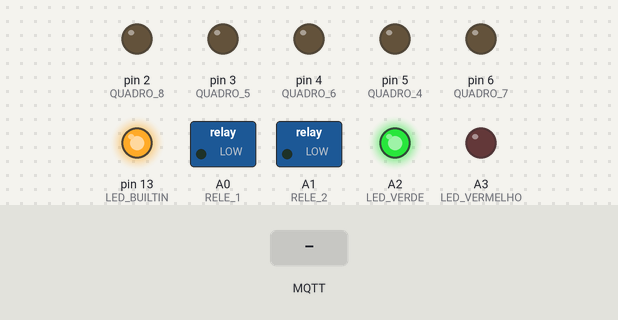
Bench run of a sketch on a simulated Arduino Uno, built with avr-gcc and run on an emulated ATmega328P. Parts: switched loads named in the sketch (green lamp = pin HIGH), output pins drawn as LEDs (lit = HIGH). Dashed ring = blinking. The inputs (shaded band) are chosen by the test bench. WiFi joins after 1.5 s; servers stay silent unless stated; no MQTT or app messages arrive unless stated; what the sketch prints to the serial monitor is not drawn.

Above: at 2.7 s.
2.8 s: MQTT message "4" arrives on the first subscribed topic
At 4.2 s:
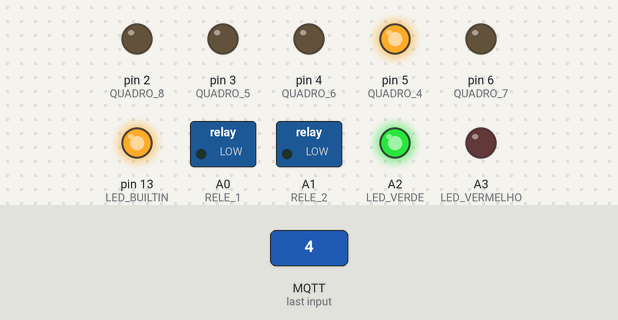
4.5 s: MQTT message "f" arrives on the first subscribed topic
At 6.7 s:
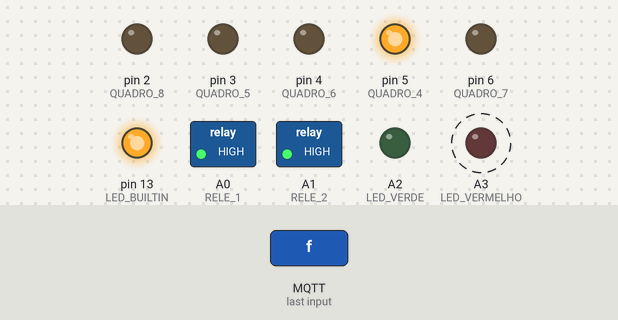
7.5 s: MQTT message "e" arrives on the first subscribed topic
At 9.0 s:
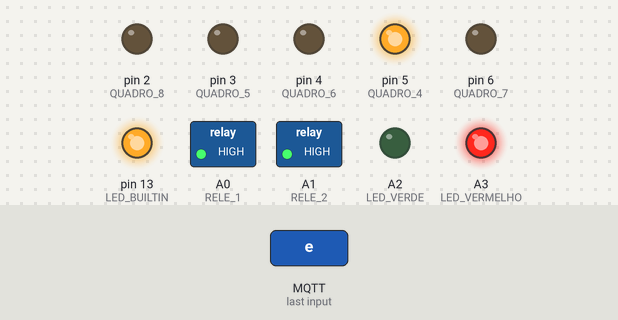
Timing chart, 0 to 14.2 s (numbered marks = the images above; inputs shaded):
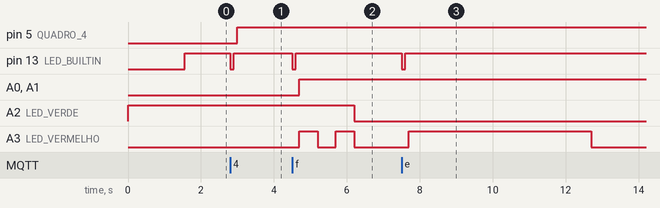

Measured:
- after the input at 2.8 s, pin 5 (QUADRO_4): LOW → HIGH after 0.20 s; pin 13 (LED_BUILTIN): HIGH → LOW at once, → HIGH 0.10 s later
- after the input at 4.5 s, pin 13 (LED_BUILTIN): HIGH → LOW at once, → HIGH 0.10 s later; A0 (RELE_1), A1 (RELE_2): LOW → HIGH after 0.20 s; A2 (LED_VERDE): HIGH → LOW after 1.7 s; A3 (LED_VERMELHO): alternates HIGH for 0.50 s and LOW for 0.50 s, 4 changes in all, then stays LOW, starting after 0.20 s
- after the input at 7.5 s, pin 13 (LED_BUILTIN): HIGH → LOW at once, → HIGH 0.10 s later; A3 (LED_VERMELHO): LOW → HIGH after 0.20 s, → LOW 5.0 s later

The sketch:

caixa.ino
```cpp
#include <Ethernet.h>
#include <PubSubClient.h>

#define MQTT_SERVER "feira-de-jogos.dev.br"
#define MQTT_PORT 1883
#define MQTT_CLIENT_ID "escape-room-0"
#define MQTT_TOPIC_REQ "adc20251/escape-room/caixa"

byte mac[] = {0xDE, 0xAD, 0xBE, 0xEF, 0xFE, 0xE0};
EthernetClient ethClient;
PubSubClient client(ethClient);

#define RELE_1 A0
#define RELE_2 A1
#define LED_VERMELHO A3
#define LED_VERDE A2
#define QUADRO_7 6
#define QUADRO_4 5
#define QUADRO_6 4
#define QUADRO_5 3
#define QUADRO_8 2
#define LED_BUILTIN 13

void abrirCaixa()
{
  Serial.println("Abrindo a caixa...");

  digitalWrite(RELE_1, LOW);
  digitalWrite(RELE_2, LOW);

  digitalWrite(LED_VERMELHO, LOW);
  digitalWrite(LED_VERDE, HIGH);
}

void fecharCaixa()
{
  Serial.println("Fechando a caixa...");

  digitalWrite(RELE_1, HIGH);
  digitalWrite(RELE_2, HIGH);

  digitalWrite(LED_VERMELHO, HIGH);
  delay(500);
  digitalWrite(LED_VERMELHO, LOW);
  delay(500);
  digitalWrite(LED_VERMELHO, HIGH);
  delay(500);
  digitalWrite(LED_VERMELHO, LOW);
  digitalWrite(LED_VERDE, LOW);
}

void erroSenha()
{
  Serial.println("Erro na senha!");

  digitalWrite(LED_VERMELHO, HIGH);
  delay(5000);
  digitalWrite(LED_VERMELHO, LOW);
}

void limparSenha()
{
  Serial.println("Limpando a senha...");

  digitalWrite(QUADRO_4, LOW);
  digitalWrite(QUADRO_5, LOW);
  digitalWrite(QUADRO_6, LOW);
  digitalWrite(QUADRO_7, LOW);
  digitalWrite(QUADRO_8, LOW);
}

void senhaCaixa(byte *payload)
{
  Serial.print("Código da caixa:");

  char digito1 = payload[0];
  Serial.print(digito1);

  char digito2 = payload[1];
  Serial.print(digito2);

  char digito3 = payload[2];
  Serial.println(digito3);

  if (digito1 == '4' || digito2 == '4' || digito3 == '4')
    digitalWrite(QUADRO_4, HIGH);
  if (digito1 == '5' || digito2 == '5' || digito3 == '5')
    digitalWrite(QUADRO_5, HIGH);
  if (digito1 == '6' || digito2 == '6' || digito3 == '6')
    digitalWrite(QUADRO_6, HIGH);
  if (digito1 == '7' || digito2 == '7' || digito3 == '7')
    digitalWrite(QUADRO_7, HIGH);
  if (digito1 == '8' || digito2 == '8' || digito3 == '8')
    digitalWrite(QUADRO_8, HIGH);
}

void callback(char *topic, byte *payload, unsigned int length)
{
  Serial.print("Mensagem recebida:");
  Serial.println(topic);

  for (int _ = 0; _ < length; _++)
  {
    digitalWrite(LED_BUILTIN, LOW);
    delay(100);
    digitalWrite(LED_BUILTIN, HIGH);
    delay(100);
  }

  if (payload[0] == 'a')
    abrirCaixa();
  else if (payload[0] == 'f')
    fecharCaixa();
  else if (payload[0] == 'e')
    erroSenha();
  else
    senhaCaixa(payload);
}

void setup()
{
  Serial.begin(9600);

  pinMode(RELE_1, OUTPUT);
  pinMode(RELE_2, OUTPUT);
  pinMode(LED_VERMELHO, OUTPUT);
  pinMode(LED_VERDE, OUTPUT);
  pinMode(QUADRO_4, OUTPUT);
  pinMode(QUADRO_5, OUTPUT);
  pinMode(QUADRO_6, OUTPUT);
  pinMode(QUADRO_7, OUTPUT);
  pinMode(QUADRO_8, OUTPUT);
  pinMode(LED_BUILTIN, OUTPUT);

  abrirCaixa();
  limparSenha();

  Ethernet.begin(mac);
  while (Ethernet.linkStatus() == LinkOFF)
  {
    Serial.println("Aguardando a conexão Ethernet...");
    delay(500);
  }
  Serial.println("Conectado a Ethernet!");

  client.setServer(MQTT_SERVER, MQTT_PORT);
  client.setCallback(callback);
}

void loop()
{
  if (!client.connected())
  {
    digitalWrite(LED_BUILTIN, LOW);

    if (client.connect(MQTT_CLIENT_ID))
    {
      Serial.println("Conectado ao broker MQTT!");
      digitalWrite(LED_BUILTIN, HIGH);
      client.subscribe(MQTT_TOPIC_REQ, 1);
    }
    else
    {
      Serial.println("Broker MQTT: reconectando em 2s...");
      delay(2000);
    }
  }

  client.loop();
}
```
